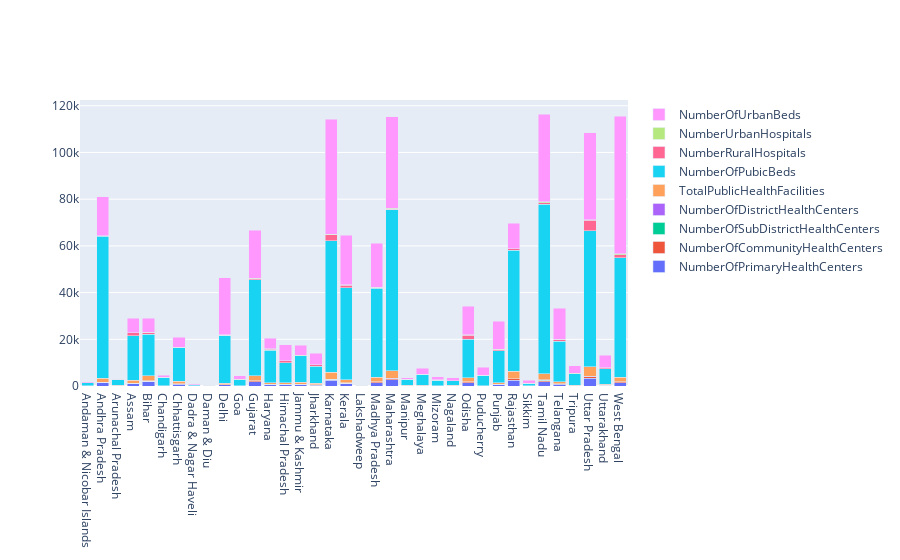

The code cell stored with this chart in its notebook:
### Code cell
fig = go.Figure(go.Bar(x = hospitalBedDetails["State/UT"], y = hospitalBedDetails["NumPrimaryHealthCenters_HMIS"], name = "NumberOfPrimaryHealthCenters"))
fig.add_trace(go.Bar(x = hospitalBedDetails["State/UT"], y = hospitalBedDetails["NumCommunityHealthCenters_HMIS"], name = "NumberOfCommunityHealthCenters"))
fig.add_trace(go.Bar(x = hospitalBedDetails["State/UT"], y = hospitalBedDetails["NumSubDistrictHospitals_HMIS"], name = "NumberOfSubDistrictHealthCenters"))
fig.add_trace(go.Bar(x = hospitalBedDetails["State/UT"], y = hospitalBedDetails["NumDistrictHospitals_HMIS"], name = "NumberOfDistrictHealthCenters"))
fig.add_trace(go.Bar(x = hospitalBedDetails["State/UT"], y = hospitalBedDetails["TotalPublicHealthFacilities_HMIS"], name = "TotalPublicHealthFacilities"))
fig.add_trace(go.Bar(x = hospitalBedDetails["State/UT"], y = hospitalBedDetails["NumPublicBeds_HMIS"], name = "NumberOfPubicBeds"))
fig.add_trace(go.Bar(x = hospitalBedDetails["State/UT"], y = hospitalBedDetails["NumRuralHospitals_NHP18"], name="NumberRuralHospitals"))
fig.add_trace(go.Bar(x = hospitalBedDetails["State/UT"], y = hospitalBedDetails["NumUrbanHospitals_NHP18"], name="NumberUrbanHospitals"))
fig.add_trace(go.Bar(x = hospitalBedDetails["State/UT"], y = hospitalBedDetails["NumUrbanBeds_NHP18"], name="NumberOfUrbanBeds"))
fig.update_layout(barmode='stack', xaxis={'categoryorder':'category ascending'})
fig.show()

### Figure 1 — Plotly figure (JSON) as saved in the notebook; plotly's stock layout.template omitted (floating-point values rounded to 4 significant figures)
{"data": [{"name": "NumberOfPrimaryHealthCenters", "type": "bar", "x": ["Uttar Pradesh", "Karnataka", "Odisha", "West Bengal", "Assam", "Kerala", "Bihar", "Telangana", "Himachal Pradesh", "Tamil Nadu", "Haryana", "Rajasthan", "Jharkhand", "Punjab", "Uttarakhand", "Gujarat", "Madhya Pradesh", "Maharashtra", "Arunachal Pradesh", "Andhra Pradesh", "Chhattisgarh", "Meghalaya", "Tripura", "Mizoram", "Jammu & Kashmir", "Andaman & Nicobar Islands", "Sikkim", "Manipur", "Nagaland", "Goa", "Dadra & Nagar Haveli", "Lakshadweep", "Daman & Diu", "Puducherry", "Delhi", "Chandigarh"], "y": ["3277", "2547", "1360", "1374", "1007", "933", "2007", "788", "516", "1854", "500", "2463", "343", "521", "275", "1770", "1420", "2638", "122", "1417", "813", "138", "114", "65", "702", "27", "25", "87", "134", "31", "9", "4", "4", "40", "534", "40"]}, {"name": "NumberOfCommunityHealthCenters", "type": "bar", "x": ["Uttar Pradesh", "Karnataka", "Odisha", "West Bengal", "Assam", "Kerala", "Bihar", "Telangana", "Himachal Pradesh", "Tamil Nadu", "Haryana", "Rajasthan", "Jharkhand", "Punjab", "Uttarakhand", "Gujarat", "Madhya Pradesh", "Maharashtra", "Arunachal Pradesh", "Andhra Pradesh", "Chhattisgarh", "Meghalaya", "Tripura", "Mizoram", "Jammu & Kashmir", "Andaman & Nicobar Islands", "Sikkim", "Manipur", "Nagaland", "Goa", "Dadra & Nagar Haveli", "Lakshadweep", "Daman & Diu", "Puducherry", "Delhi", "Chandigarh"], "y": [671, 207, 377, 406, 166, 229, 63, 82, 79, 385, 131, 579, 179, 146, 69, 385, 324, 430, 62, 198, 166, 29, 22, 10, 87, 4, 2, 17, 21, 4, 2, 3, 2, 4, 25, 2]}, {"name": "NumberOfSubDistrictHealthCenters", "type": "bar", "x": ["Uttar Pradesh", "Karnataka", "Odisha", "West Bengal", "Assam", "Kerala", "Bihar", "Telangana", "Himachal Pradesh", "Tamil Nadu", "Haryana", "Rajasthan", "Jharkhand", "Punjab", "Uttarakhand", "Gujarat", "Madhya Pradesh", "Maharashtra", "Arunachal Pradesh", "Andhra Pradesh", "Chhattisgarh", "Meghalaya", "Tripura", "Mizoram", "Jammu & Kashmir", "Andaman & Nicobar Islands", "Sikkim", "Manipur", "Nagaland", "Goa", "Dadra & Nagar Haveli", "Lakshadweep", "Daman & Diu", "Puducherry", "Delhi", "Chandigarh"], "y": [null, 147, 27, 70, 14, 82, 33, 47, 61, 310, 24, 64, 13, 47, 19, 44, 72, 101, null, 31, 12, null, 12, 3, null, null, 1, 1, null, 2, 1, 2, null, 5, 9, 1]}, {"name": "NumberOfDistrictHealthCenters", "type": "bar", "x": ["Uttar Pradesh", "Karnataka", "Odisha", "West Bengal", "Assam", "Kerala", "Bihar", "Telangana", "Himachal Pradesh", "Tamil Nadu", "Haryana", "Rajasthan", "Jharkhand", "Punjab", "Uttarakhand", "Gujarat", "Madhya Pradesh", "Maharashtra", "Arunachal Pradesh", "Andhra Pradesh", "Chhattisgarh", "Meghalaya", "Tripura", "Mizoram", "Jammu & Kashmir", "Andaman & Nicobar Islands", "Sikkim", "Manipur", "Nagaland", "Goa", "Dadra & Nagar Haveli", "Lakshadweep", "Daman & Diu", "Puducherry", "Delhi", "Chandigarh"], "y": [174, 42, 35, 55, 33, 53, 43, 15, 15, 32, 28, 33, 23, 28, 20, 37, 51, 70, 15, 20, 32, 13, 9, 9, 29, 3, 4, 9, 11, 3, 1, 1, 2, 4, 47, 4]}, {"name": "TotalPublicHealthFacilities", "type": "bar", "x": ["Uttar Pradesh", "Karnataka", "Odisha", "West Bengal", "Assam", "Kerala", "Bihar", "Telangana", "Himachal Pradesh", "Tamil Nadu", "Haryana", "Rajasthan", "Jharkhand", "Punjab", "Uttarakhand", "Gujarat", "Madhya Pradesh", "Maharashtra", "Arunachal Pradesh", "Andhra Pradesh", "Chhattisgarh", "Meghalaya", "Tripura", "Mizoram", "Jammu & Kashmir", "Andaman & Nicobar Islands", "Sikkim", "Manipur", "Nagaland", "Goa", "Dadra & Nagar Haveli", "Lakshadweep", "Daman & Diu", "Puducherry", "Delhi", "Chandigarh"], "y": [4122, 2943, 1799, 1905, 1220, 1297, 2146, 932, 671, 2581, 683, 3139, 558, 742, 383, 2236, 1867, 3239, 199, 1666, 1023, 180, 157, 87, 818, 34, 32, 114, 166, 40, 13, 10, 8, 53, 615, 47]}, {"name": "NumberOfPubicBeds", "type": "bar", "x": ["Uttar Pradesh", "Karnataka", "Odisha", "West Bengal", "Assam", "Kerala", "Bihar", "Telangana", "Himachal Pradesh", "Tamil Nadu", "Haryana", "Rajasthan", "Jharkhand", "Punjab", "Uttarakhand", "Gujarat", "Madhya Pradesh", "Maharashtra", "Arunachal Pradesh", "Andhra Pradesh", "Chhattisgarh", "Meghalaya", "Tripura", "Mizoram", "Jammu & Kashmir", "Andaman & Nicobar Islands", "Sikkim", "Manipur", "Nagaland", "Goa", "Dadra & Nagar Haveli", "Lakshadweep", "Daman & Diu", "Puducherry", "Delhi", "Chandigarh"], "y": [58310, 56333, 16497, 51163, 19115, 39511, 17796, 17358, 8706, 72616, 13841, 51844, 7404, 13527, 6660, 41129, 38140, 68998, 2320, 60799, 14354, 4585, 4895, 2312, 11342, 1246, 1145, 2562, 1944, 2666, 568, 250, 298, 4462, 20572, 3756]}, {"name": "NumberRuralHospitals", "type": "bar", "x": ["Uttar Pradesh", "Karnataka", "Odisha", "West Bengal", "Assam", "Kerala", "Bihar", "Telangana", "Himachal Pradesh", "Tamil Nadu", "Haryana", "Rajasthan", "Jharkhand", "Punjab", "Uttarakhand", "Gujarat", "Madhya Pradesh", "Maharashtra", "Arunachal Pradesh", "Andhra Pradesh", "Chhattisgarh", "Meghalaya", "Tripura", "Mizoram", "Jammu & Kashmir", "Andaman & Nicobar Islands", "Sikkim", "Manipur", "Nagaland", "Goa", "Dadra & Nagar Haveli", "Lakshadweep", "Daman & Diu", "Puducherry", "Delhi", "Chandigarh"], "y": [4442, 2471, 1655, 1272, 1176, 981, 930, 802, 705, 692, 609, 602, 519, 510, 410, 364, 334, 273, 208, 193, 169, 143, 99, 56, 56, 27, 24, 23, 21, 17, 10, 9, 5, 3, 0, 0]}, {"name": "NumberUrbanHospitals", "type": "bar", "x": ["Uttar Pradesh", "Karnataka", "Odisha", "West Bengal", "Assam", "Kerala", "Bihar", "Telangana", "Himachal Pradesh", "Tamil Nadu", "Haryana", "Rajasthan", "Jharkhand", "Punjab", "Uttarakhand", "Gujarat", "Madhya Pradesh", "Maharashtra", "Arunachal Pradesh", "Andhra Pradesh", "Chhattisgarh", "Meghalaya", "Tripura", "Mizoram", "Jammu & Kashmir", "Andaman & Nicobar Islands", "Sikkim", "Manipur", "Nagaland", "Goa", "Dadra & Nagar Haveli", "Lakshadweep", "Daman & Diu", "Puducherry", "Delhi", "Chandigarh"], "y": [193, 374, 149, 294, 50, 299, 103, 61, 96, 525, 59, 150, 36, 172, 50, 122, 117, 438, 10, 65, 45, 14, 56, 34, 76, 3, 9, 7, 15, 25, 1, 0, 0, 11, 109, 4]}, {"name": "NumberOfUrbanBeds", "type": "bar", "x": ["Uttar Pradesh", "Karnataka", "Odisha", "West Bengal", "Assam", "Kerala", "Bihar", "Telangana", "Himachal Pradesh", "Tamil Nadu", "Haryana", "Rajasthan", "Jharkhand", "Punjab", "Uttarakhand", "Gujarat", "Madhya Pradesh", "Maharashtra", "Arunachal Pradesh", "Andhra Pradesh", "Chhattisgarh", "Meghalaya", "Tripura", "Mizoram", "Jammu & Kashmir", "Andaman & Nicobar Islands", "Sikkim", "Manipur", "Nagaland", "Goa", "Dadra & Nagar Haveli", "Lakshadweep", "Daman & Diu", "Puducherry", "Delhi", "Chandigarh"], "y": [37156, 49093, 12180, 58882, 6198, 21139, 5936, 13315, 6734, 37353, 4550, 10760, 4942, 12128, 5228, 20565, 18819, 39048, 268, 16658, 4342, 2487, 3277, 1393, 4417, 500, 1300, 697, 1250, 1608, 316, 0, 0, 3473, 24383, 778]}], "layout": {"barmode": "stack", "xaxis": {"categoryorder": "category ascending"}}}
